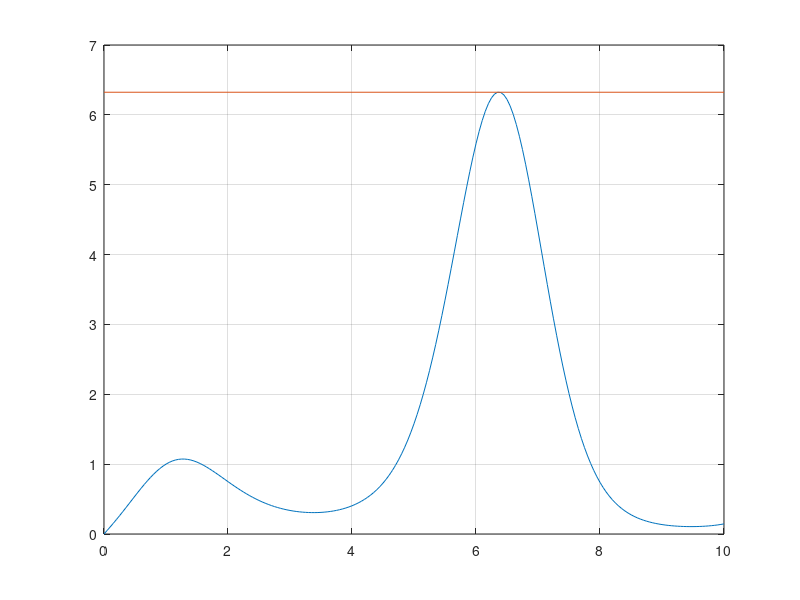

Reproduce this figure in MATLAB. (Note: this script raises an error after producing the figure.)
%______Metody numeryczne LAB7____________________________
%______________Calkowanie numeryczne_________________

clc;
clear all;
close all;

y = 'x.^cos(x)';
f = inline(y);

%przedzia calki a, b
a = 0;
b = 10;

%n - ilość bloków
n = 200;
%h - krok calkowamie
h = (b-a) / n; 
%Rozkład do całkowania z krokiem h
x = a : h : b;

% _________________Całkowanie metodą prostokątów_____________
J1 = h * (sum(f(x)) - f(b) );

disp("Całkowanie metodą prostokątów: ")
disp(J1);

% __________________Całkowanie metodą trapezów_______________
J2 = h * (sum(f(x)) - f(b) / (2 - f(a)) );

disp("Całkowanie metodą trapezów: ")
disp(J2);

% __________________Całkowanie metodą Simpsona_______________
even = a+h : 2*h : b-h;
own = a+2*h : 2*h : b-2*h;

J3 = (h/3 * (f(a) + 4*sum(f(even)) + 2*sum(f(own)) + f(b)) );

disp("Całkowanie metodą simpsona: ")
disp(J3);

% __________________Całkowanie metodą Simpsona_______________
J4 = quad(y, a, b);

disp("Całkowanie metodą wbudowaną 'quar': ")
disp(J4);


% __________________Całkowanie metodą Monte Carlo_______________
%wykres funkcji
plot(x, f(x));

maximum = max(f(x));

grid on;
hold on;

line([ a b ], [maximum maximum]);

%liczba punktow
num = 3000;

X = a + (b-a) * rand(1, num);
Y = maximum *rand(1, num);

k = 0;

for i=1: num
    if f(X(i))>Y(i)
        k = k+1;
        plot(X(i), Y(i), 'o', color='green');
    else
        plot(X(i), Y(i), '.', color='red');
    end
end
title("Całka Monte Carlo")

J5 = (b-a) * maximum * k/num;
disp("calka monte carlo: ");
disp(J5)

hold off;
grid off;





